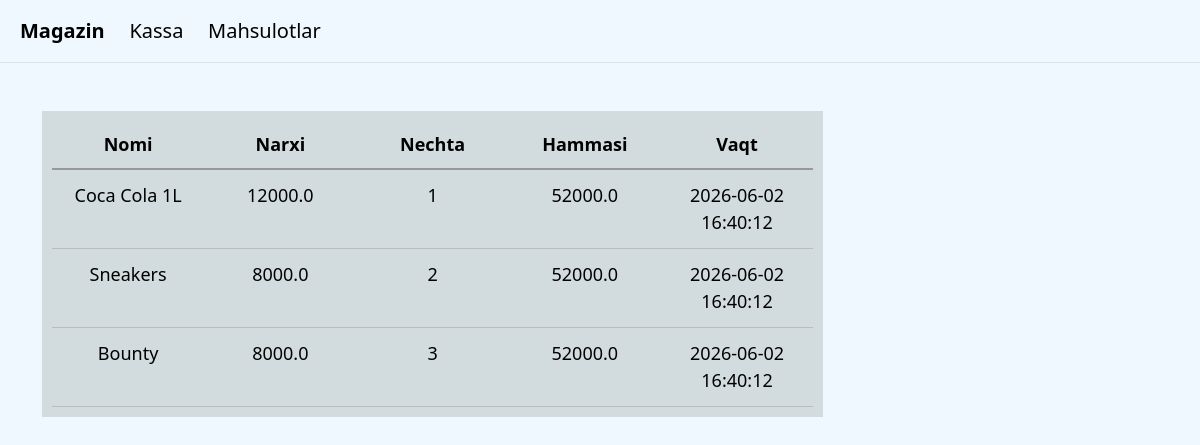
Before: /sales with the older database file.
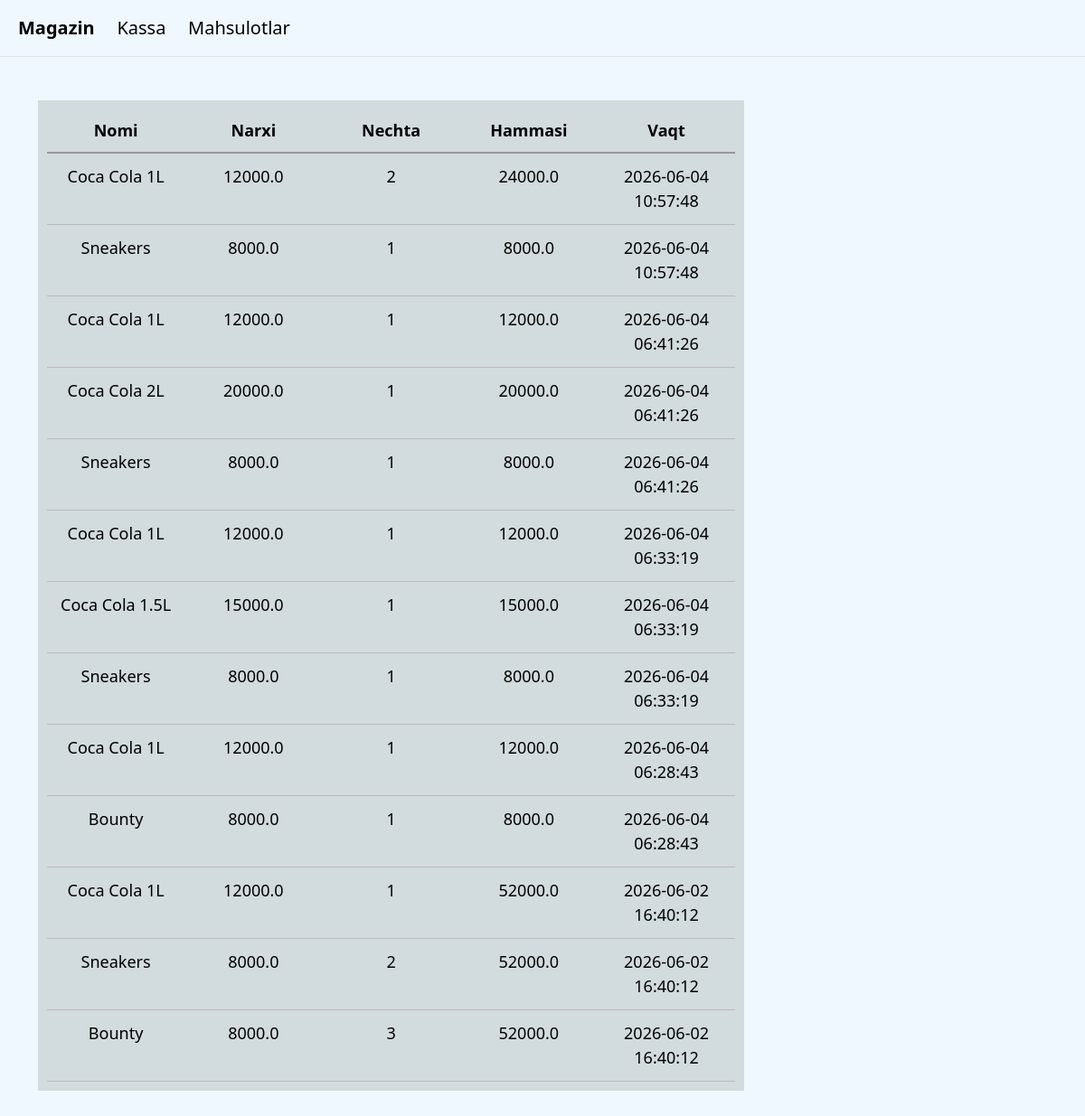
After: the same page with the newer database file.
### tables this page shows
CREATE TABLE sales(
    id INTEGER PRIMARY KEY AUTOINCREMENT,
    product_name INTEGER NOT NULL,
    price REAL NOT NULL,
    quantity INTEGER NOT NULL,
    total REAL NOT NULL,
    sale_date TIMESTAMP DEFAULT CURRENT_TIMESTAMP
);

### app.py (the view)
@app.route("/sales")
def sales():
    conn = sqlite3.connect("store.db")
    conn.row_factory = sqlite3.Row
    cursor = conn.cursor()
    sales = cursor.execute("SELECT product_name, price, quantity, total, datetime(sale_date, 'localtime') as sale_date FROM sales ORDER BY sale_date DESC").fetchall()
    conn.close()
    return render_template("sales.html",sales = sales)

### templates/sales.html (shortened to what this page needs)
{% extends "layout.html" %}
{% block main %}
<div class="sales-container">
    <div class="sales-header">
        <span>Nomi</span>
        <span>Narxi</span>
        <span>Nechta</span>
        <span>Hammasi</span>
        <span>Vaqt</span>
    </div>
    {% for sale in sales %}
    <div class="sale-item">
        <span>{{sale.product_name}}</span>
        <span>{{sale.price}}</span>
        <span>{{sale.quantity}}</span>
        <span>{{sale.total}}</span>
        <span>{{sale.sale_date}}</span>
    </div>
    {% endfor %}
</div>
{% endblock %}

### templates/layout.html (shortened to what this page needs)
<!DOCTYPE html>
<html lang="en">
<head>
    <link href="https://cdn.jsdelivr.net/npm/bootstrap@5.3.8/dist/css/bootstrap.min.css" rel="stylesheet">
    <link rel="stylesheet" href="/static/styles.css">
</head>
<body>
    <header class="py-3 border-bottom flex">
        <a class="home" href="/">Magazin</a>
        <a href="/checkout">Kassa</a>
        <a href="/products">Mahsulotlar</a>
    </header>
    <main class="container py-5 text-center">
        {% block main %}{% endblock %}
    </main>
</body>
</html>

### static/styles.css (style rules this page uses)
body { background-color: aliceblue; color: black; font-size: large; }
header { padding: 20px; }
header a { font-size: x-large; text-decoration: none; color: black; font-size: 20px; margin-right: 20px; }
.home { font-weight: 600; }
a { text-decoration: none; }
.sales-container, .products-container { background-color:#d2dbdd; height: auto; width: 70%; display: flex; flex-direction: column; padding: 10px; }
.sales-header, .product-header { display: flex; justify-content: space-between; font-weight: bold; padding: 10px 0; border-bottom: 2px solid #999; }
.sale-item, .product-item { display: flex; justify-content: space-between; padding: 12px 0; border-bottom: 1px solid #bbb; }
.sales-container span, .products-container span { width: 20%; text-align: center; }

Changed rows visible on the page:
added sales: product_name "Coca Cola 1L", price "12000.0", quantity "2", total "24000.0", sale_date "2026-06-04 10:57:48"
added sales: product_name "Sneakers", price "8000.0", quantity "1", total "8000.0", sale_date "2026-06-04 10:57:48"
added sales: product_name "Coca Cola 1L", price "12000.0", quantity "1", total "12000.0", sale_date "2026-06-04 06:41:26"
added sales: product_name "Coca Cola 2L", price "20000.0", quantity "1", total "20000.0", sale_date "2026-06-04 06:41:26"
added sales: product_name "Sneakers", price "8000.0", quantity "1", total "8000.0", sale_date "2026-06-04 06:41:26"
added sales: product_name "Coca Cola 1L", price "12000.0", quantity "1", total "12000.0", sale_date "2026-06-04 06:33:19"
added sales: product_name "Coca Cola 1.5L", price "15000.0", quantity "1", total "15000.0", sale_date "2026-06-04 06:33:19"
added sales: product_name "Sneakers", price "8000.0", quantity "1", total "8000.0", sale_date "2026-06-04 06:33:19"
added sales: product_name "Coca Cola 1L", price "12000.0", quantity "1", total "12000.0", sale_date "2026-06-04 06:28:43"
added sales: product_name "Bounty", price "8000.0", quantity "1", total "8000.0", sale_date "2026-06-04 06:28:43"
